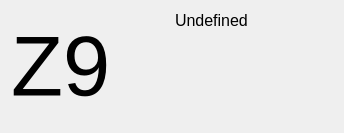
<?xml version="1.0" encoding="UTF-8"?>
<ui version="4.0">
 <class>TooltipWidget</class>
 <widget class="QWidget" name="TooltipWidget">
  <property name="geometry">
   <rect>
    <x>0</x>
    <y>0</y>
    <width>344</width>
    <height>133</height>
   </rect>
  </property>
  <property name="windowTitle">
   <string>Form</string>
  </property>
  <layout class="QHBoxLayout" name="horizontalLayout">
   <item>
    <widget class="QLabel" name="thumbLabel">
     <property name="font">
      <font>
       <pointsize>64</pointsize>
      </font>
     </property>
     <property name="text">
      <string>Z9</string>
     </property>
    </widget>
   </item>
   <item>
    <widget class="QLabel" name="infoLabel">
     <property name="font">
      <font>
       <pointsize>12</pointsize>
      </font>
     </property>
     <property name="text">
      <string>Undefined</string>
     </property>
     <property name="alignment">
      <set>Qt::AlignLeading|Qt::AlignLeft|Qt::AlignTop</set>
     </property>
    </widget>
   </item>
  </layout>
 </widget>
 <resources/>
 <connections/>
</ui>
